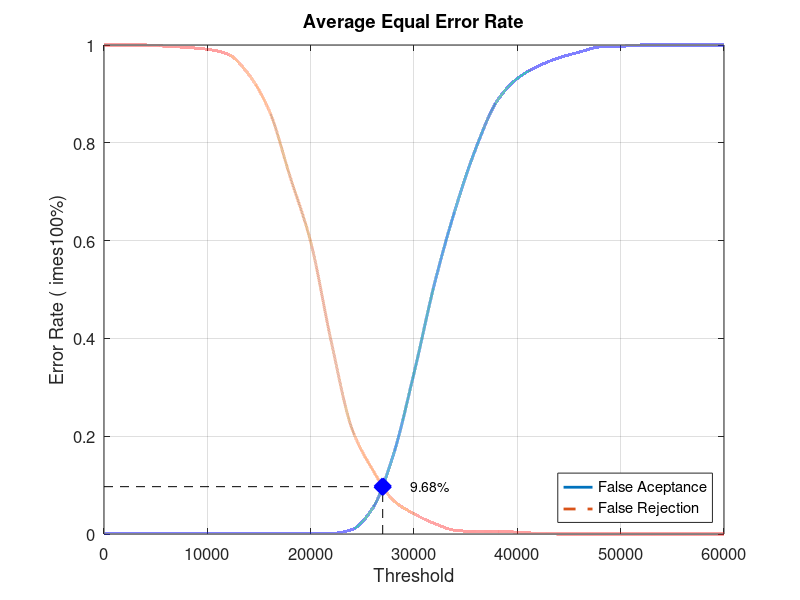
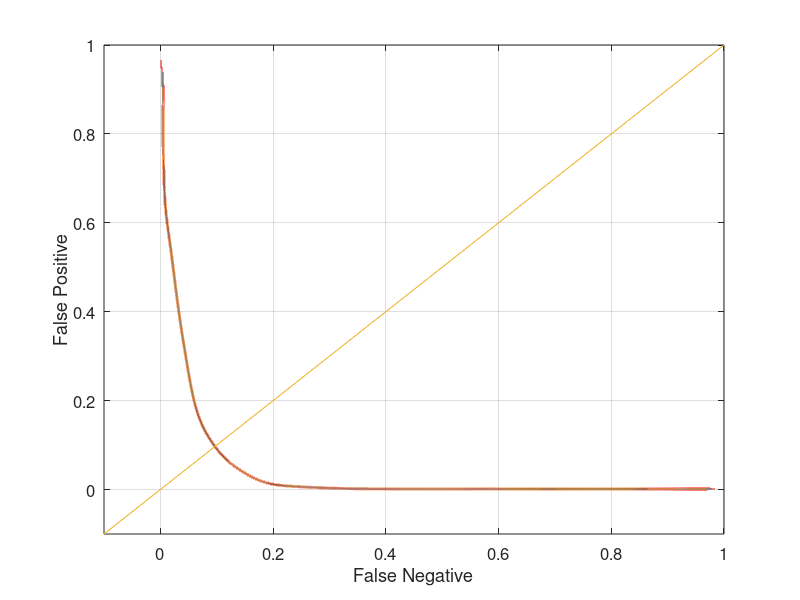

These charts were generated, in order, by the following MATLAB code:
close all;
clear;
clc;
x = 0:2000:60000;
xq = 0:0.5:60000;

y0 = [0 0.00131579 0.00131579 0.00131579 0.00131579 0.00131579 0.00131579 0.00131579 0.00131579 0.00131579 0.00131579 0.00131579 0.00921053 0.0526316 0.161842 0.328947 0.513158 0.664474 0.789474 0.88421 0.931579 0.956579 0.973684 0.985526 0.996053 0.997368 1 1 1 1 1]
yy0 = interp1(x, y0, xq, 'pchip');
y1 = [1 1 1 0.9975 0.995 0.99125 0.98125 0.94 0.865 0.73125 0.5975 0.3925 0.215 0.13125 0.06875 0.04125 0.02125 0.0075 0.005 0.005 0.00375 0.00125 0 0 0 0 0 0 0 0 0]
yy1 = interp1(x, y1, xq, 'pchip');

% Calculating EER: 
y2 = abs(y0 - y1);
find(y2 == min(y2))
yy2 = abs(yy0 - yy1);
xEER = find(yy2 == min(yy2));
xEERIndex = xq(xEER) % X-axis EER
yEER = yy0(xEER) % Y-axis EER

main = figure
plot(xq, yy0,'-','LineWidth', 2);	hold on
plot(xq, yy1,'--','LineWidth', 2);	hold on
plot([xEERIndex xEERIndex], [0 yEER], 'k--');	hold on
plot([0 xEERIndex], [yEER yEER], 'k--');	hold on
plot(xEERIndex, yEER, 'bx', 'LineWidth', 10);	hold on
text(xEERIndex + 10 * xEERIndex / 100, yEER, [num2str(round((10000 * yEER)) / 100) '%'])
legend('False Aceptance', 'False Rejection', 'Location', 'SouthEast')
xlabel('Threshold')
ylabel('Error Rate (	imes100%)')
title('Average Equal Error Rate')
set(gca, 'FontSize', 12)
axis([0 60000 0 1])
grid on

print(main, 'Experiment2AverageMain', '-dpng');
FNRxFPR = figure('Color', [1 1 1]);
plot(yy1, yy0, '-', yy1, yy0, 'LineWidth', 2);
hold on
y = -0.1:0.1:1
plot(y, y); 
set(gca, 'FontSize', 12)
xlabel('False Negative')
ylabel('False Positive')
axis([-0.1 1 -0.1 1])
set(gca, 'FontSize', 12)
grid on

print(FNRxFPR, 'Experiment2AverageFNRxFPR','-dpng');
